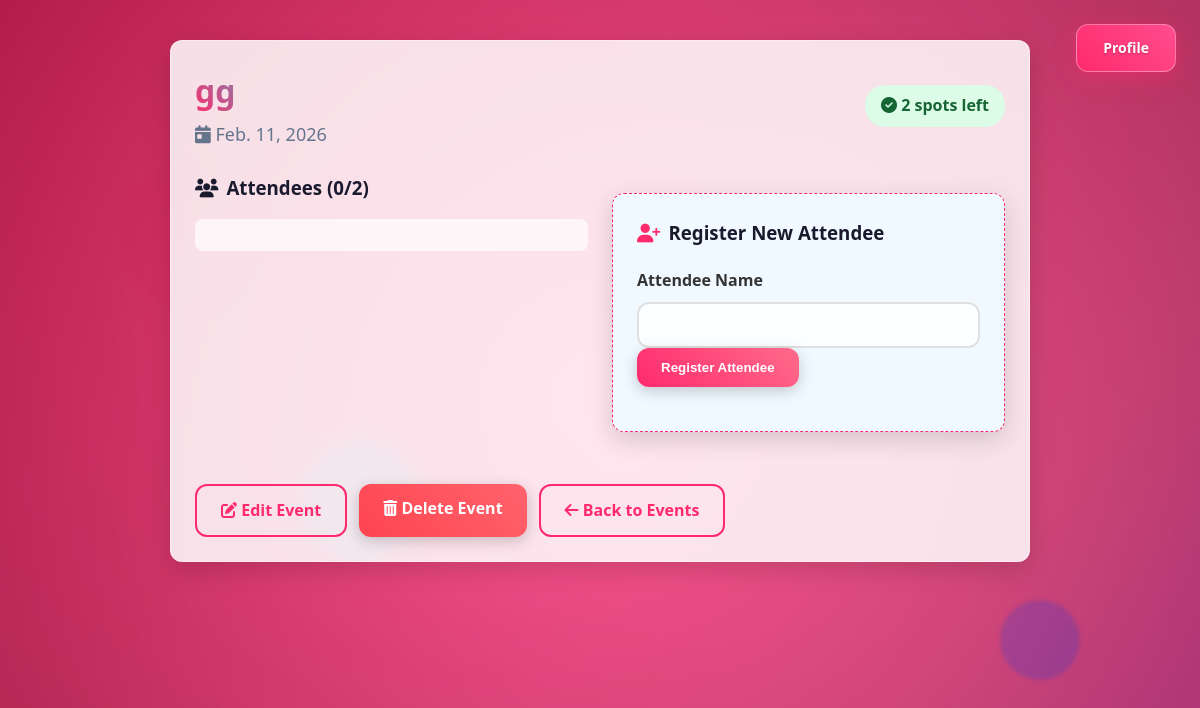
The page /17/ (signed in) on the database its author committed.
### events/models.py (models this page shows, shortened)
class Event(models.Model):
    owner = models.ForeignKey(
        User,
        on_delete=models.CASCADE,
        related_name='events'
    )
    name = models.CharField(max_length=200)
    date = models.DateField()
    capacity = models.PositiveIntegerField()
    def available_spots(self):
        return self.capacity - self.attendees.count()

### events/views.py (the view)
# urls.py: path('<int:event_id>/', views.event_detail, name='event_detail'),
@login_required
@login_required
def event_detail(request, event_id):
    event = get_object_or_404(Event, id=event_id, owner=request.user)
    attendees = event.attendees.all()
    is_full = attendees.count() >= event.capacity
    form = AttendeeForm()
    return render(
        request,
        'events/event_detail.html',
        {
            'event': event,
            'attendees': attendees,
            'is_full': is_full,
            'form': form,
        }
    )

### events/forms.py
class AttendeeForm(forms.ModelForm):
    class Meta:
        model = Attendee
        fields = ['name']

### templates/events/event_detail.html (shortened to what this page needs)
{% load static %}
<!DOCTYPE html>
<html lang="en">
<head>
  <link rel="stylesheet" href="{% static 'css/styles.css' %}">
  <link rel="stylesheet" href="https://cdnjs.cloudflare.com/ajax/libs/font-awesome/6.4.0/css/all.min.css">
</head>
<body>
  <div class="particle"></div>
  <div class="particle"></div>
  <div class="particle"></div>
  <div class="profile-button-wrapper">
    {% if user.is_authenticated %}
        <a href="{% url 'profile' %}" class="profile-btn">Profile</a>
    {% else %}
        <a href="{% url 'login' %}" class="profile-btn">Log in</a>
    {% endif %}
  </div>
  <div class="container">
    <div class="content-card fade-in-up">
      <div style="display: flex; justify-content: space-between; align-items-start; margin-bottom: 24px; flex-wrap: wrap;">
        <div>
          <h1 class="gradient-text">{{ event.name }}</h1>
          <p style="color: #64748b; font-size: 18px; margin-top: 4px;">
            <i class="fas fa-calendar-day"></i> {{ event.date }}
          </p>
        </div>
        <div style="text-align: right; margin-top: 10px;">
          <div style="background: {% if is_full %}#fee2e2{% else %}#dcfce7{% endif %};
                      color: {% if is_full %}#b91c1c{% else %}#166534{% endif %};
                      padding: 8px 16px; border-radius: 20px; font-weight: 600; display: inline-block;
                      margin-top: 10px;">
            <i class="fas {% if is_full %}fa-times-circle{% else %}fa-check-circle{% endif %}"></i>
            {% if is_full %}FULL{% else %}{{ event.available_spots }} spots left{% endif %}
          </div>
        </div>
      </div>
      <div style="display: flex; gap: 24px; margin-bottom: 32px; flex-wrap: wrap;">
        <div style="flex: 1; min-width: 300px;">
          <h3 style="margin-bottom: 16px; display: flex; align-items: center; gap: 8px;">
            <i class="fas fa-users"></i> Attendees ({{ event.attendees.count }}/{{ event.capacity }})
          </h3>
          <div style="background: rgba(255, 255, 255, 0.7); border-radius: 8px; padding: 16px;">
          </div>
        </div>
        <div style="flex: 1; min-width: 300px;">
          {% if not is_full %}
            <div class="content-card" style="background: #f0f9ff; border: 1px dashed var(--primary);">
              <h3 style="margin-bottom: 16px; display: flex; align-items: center; gap: 8px;">
                <i class="fas fa-user-plus" style="color: var(--primary);"></i> Register New Attendee
              </h3>
              <form method="post" action="{% url 'register_attendee' event.id %}">
  <div class="form-group">
    <label for="id_name">Attendee Name</label>
    {{ form.name }}
  </div>
  <button type="submit" class="btn btn-primary">
    Register Attendee
  </button>
</form>
            </div>
          {% else %}
            <div class="message warning" style="margin-top: 24px;">
              <i class="fas fa-exclamation-triangle"></i> Event is full! No new registrations allowed.
            </div>
          {% endif %}
        </div>
      </div>
      <div style="display: flex; gap: 12px; flex-wrap: wrap; margin-top: 20px;">
        <a href="{% url 'edit_event' event.id %}" class="btn btn-outline">
          <i class="fas fa-edit"></i> Edit Event
        </a>
        <a href="{% url 'delete_event' event.id %}" class="btn btn-danger">
          <i class="fas fa-trash-alt"></i> Delete Event
        </a>
        <a href="{% url 'event_list' %}" class="btn btn-outline">
          <i class="fas fa-arrow-left"></i> Back to Events
        </a>
      </div>
    </div>
  </div>
</body>
</html>

### static/css/styles.css (style rules this page uses)
:root { --primary: #ff2a6d; --primary-light: #ff4d8d; --secondary: #05d9e8; --success: #05ffa1; --danger: #fe4450; --warning: #ffb400; --light-bg: rgba(255, 255, 255, 0.85); --dark-text: #1a1a2e; --light-text: #ffffff; --border-radius: 12px; --box-shadow: 0 8px 25px rgba(0, 0, 0, 0.15); --transition: all 0.3s cubic-bezier(0.175, 0.885, 0.32, 1.275); }
* { box-sizing: border-box; margin: 0; padding: 0; }
body { font-family: 'Segoe UI', Tahoma, Geneva, Verdana, sans-serif; color: var(--dark-text); line-height: 1.6; padding: 20px; max-width: 900px; margin: 0 auto; min-height: 100vh; position: relative; overflow-x: hidden; }
body::before { content: ''; position: fixed; top: 0; left: 0; width: 100%; height: 100%; z-index: -2; background: linear-gradient(125deg, #ff2a6d, #ff4d8d, #c942ff, #4d44ff, #05d9e8, #05ffa1); background-size: 400% 400%; animation: gradientBG 15s ease infinite; }
body::after { content: ''; position: fixed; top: 0; left: 0; width: 100%; height: 100%; z-index: -1; background: radial-gradient(circle, rgba(255,255,255,0.1) 0%, rgba(0,0,0,0.3) 100%); }
.particle { position: fixed; border-radius: 50%; z-index: -1; opacity: 0.7; filter: blur(2px); animation: float 15s infinite linear; }
.particle:nth-child(1) { width: 150px; height: 150px; background: rgba(255, 42, 109, 0.4); top: 20%; left: 10%; animation-delay: 0s; }
.particle:nth-child(2) { width: 80px; height: 80px; background: rgba(77, 68, 255, 0.4); bottom: 15%; right: 10%; animation-delay: -5s; }
.particle:nth-child(3) { width: 120px; height: 120px; background: rgba(5, 217, 232, 0.4); bottom: 30%; left: 25%; animation-delay: -10s; }
.btn { display: inline-block; padding: 12px 24px; border: none; border-radius: var(--border-radius); color: var(--light-text); font-weight: 600; cursor: pointer; transition: var(--transition); text-decoration: none; text-align: center; position: relative; overflow: hidden; box-shadow: 0 4px 15px rgba(0, 0, 0, 0.2); }
.btn::before { content: ''; position: absolute; top: 0; left: -100%; width: 100%; height: 100%; background: linear-gradient(90deg, transparent, rgba(255, 255, 255, 0.3), transparent); transition: 0.5s; }
.btn-primary { background: linear-gradient(45deg, var(--primary), #ff6b8b); }
.btn-danger { background: linear-gradient(45deg, var(--danger), #ff636d); }
.btn-outline { background: transparent; border: 2px solid var(--primary); color: var(--primary); box-shadow: none; }
form { margin: 20px 0; }
label { display: block; margin-bottom: 8px; font-weight: 600; color: #333; }
input[type="text"], input[type="date"], input[type="number"], textarea, select { width: 100%; padding: 12px 16px; border: 2px solid #e0e0e0; border-radius: var(--border-radius); font-size: 16px; background: rgba(255, 255, 255, 0.8); transition: var(--transition); }
.fade-in-up { animation: fadeInUp 0.8s ease forwards; }
.gradient-text { background: linear-gradient(45deg, var(--primary), var(--secondary)); -webkit-background-clip: text; -webkit-text-fill-color: transparent; font-weight: 700; }
.container { position: relative; z-index: 10; max-width: 100%; margin: 0 auto; }
.particle { pointer-events: none; }
.content-card { background: var(--light-bg); backdrop-filter: blur(10px); border-radius: var(--border-radius); margin: 20px auto; box-shadow: var(--box-shadow); padding: 24px; transition: var(--transition); border: 1px solid rgba(255, 255, 255, 0.3); position: relative; z-index: 20; max-width: 900px; }
.profile-button-wrapper { position: fixed; top: 24px; right: 24px; z-index: 1000; }
.profile-btn { display: inline-flex; align-items: center; justify-content: center; padding: 12px 26px; font-size: 14px; font-weight: 600; color: var(--light-text); text-decoration: none; border-radius: var(--border-radius); border: 1px solid rgba(255, 255, 255, 0.35); background: linear-gradient( 45deg, var(--primary), var(--primary-light) ); backdrop-filter: blur(10px); box-shadow: 0 6px 22px rgba(255, 42, 109, 0.45); text-shadow: 0 1px 2px rgba(0, 0, 0, 0.25); position: relative; overflow: hidden; transition: var(--transition); }
.profile-btn::before { content: ''; position: absolute; top: 0; left: -120%; width: 120%; height: 100%; background: linear-gradient( 90deg, transparent, rgba(255, 255, 255, 0.45), transparent ); transition: 0.6s; }

### rows shown on the page
Event: name "gg", date "Feb. 11, 2026", available_spots "2", attendees.count "0", capacity "2"
